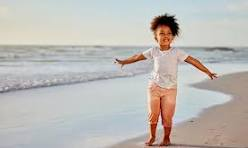
#> input picture girl.jpg, 248 x 148 px
$ python people_and_car_tracking.py
#> lines starting #> are read from the running program, lines starting #| are printed output that depends on the picture
import cv2

# this is the classifier for cars and humans
human_body = cv2.CascadeClassifier("fullbody.xml")
car_body = cv2.CascadeClassifier("cars.xml")

# read the image file
image = cv2.imread("girl.jpg")
#> image is the input picture: shape (148, 248, 3); mean B, G, R 182.5, 186.6, 189.7

# change the image to B&W
gray_image = cv2.cvtColor(image, cv2.COLOR_BGR2GRAY)
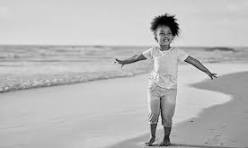
#> gray_image: shape (148, 248); min 0, max 250, mean 187.1

# get coordinates for the body and the cars
body = human_body.detectMultiScale(gray_image)
#> body = ()
car = car_body.detectMultiScale(gray_image)
#> car = ()

# print the body and cars coordinates
print(body)
print(car)

# get in here if there's a coordinate retrieved for either car or body
if body or car:

    # set coordinates for body
    x, y, w, h = body
    cv2.rectangle(image, (x, y), (x+w, y+h), (0, 255, 0), 2)

    # show image for the picture alongside the coordinates
    cv2.imshow("The Image", gray_image)
    cv2.waitKey()
else:
    print("Found no coordinates in body or car")


print("Code completed")
